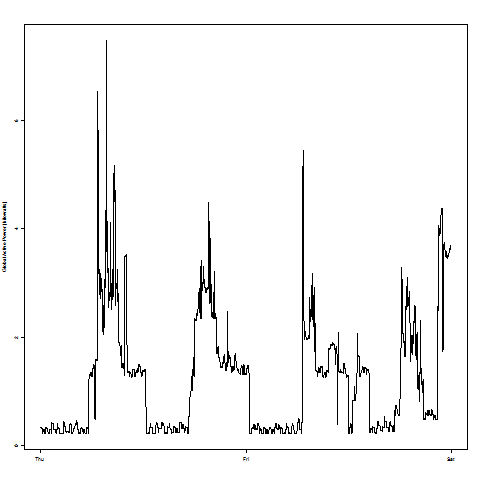

Write R code to recreate this figure.

source(file = "utilities.R");

plot2 <- function() {
  energy.df <- loadData();
  png.open("plot2");
  plot2.plot(energy.df);
  png.close();
}

plot2.plot <- function(energy.df) {
    par(cex = .25);
    plot.default(
        x = energy.df$DateTime, 
        y = energy.df$ActivePower, 
        type ="l", 
        col = "black",
        main = "",
        ylab = "Global Active Power (kilowatts)", 
        xlab = "datetime");
}
